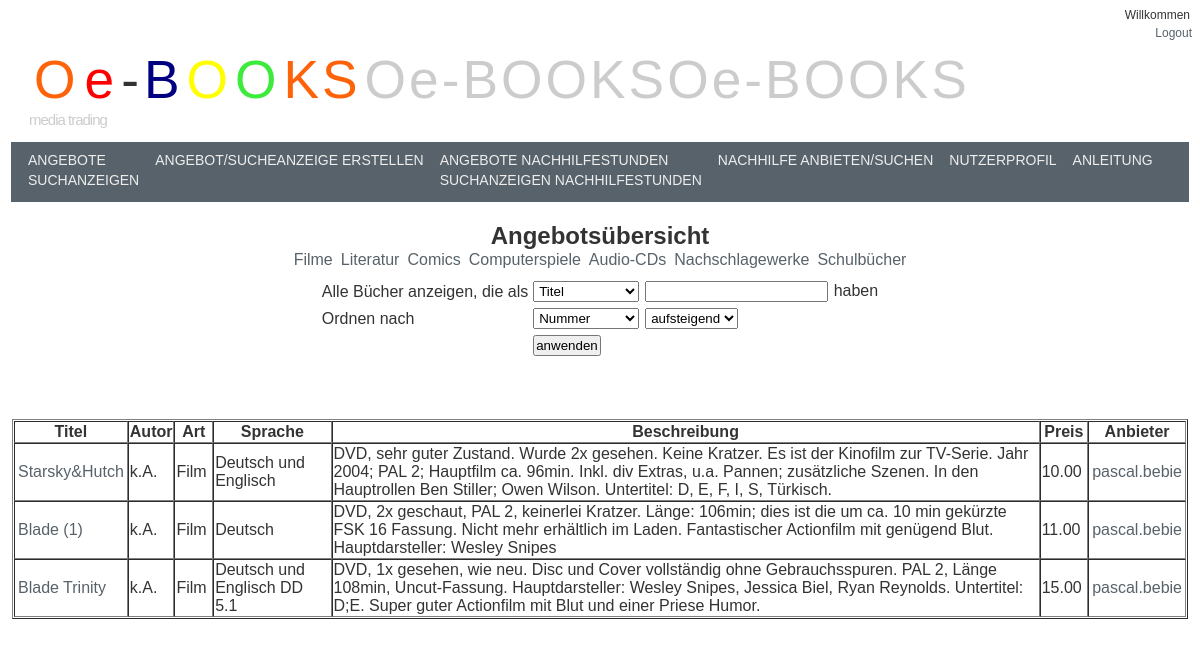
Page /Programm/nurfilm.php on the committed database.
### tables this page shows
CREATE TABLE IF NOT EXISTS `angebote` (
  `id` int(11) NOT NULL auto_increment,
  `Titel` varchar(200) default NULL,
  `Autor` varchar(300) default NULL,
  `Art` varchar(100) default NULL,
  `Sprache` varchar(150) default NULL,
  `Beschreibung` text,
  `Preis` varchar(8) default NULL,
  `Anbieter` varchar(200) default NULL,
  `suche` varchar(10) NOT NULL default 'off',
  PRIMARY KEY  (`id`)
);

### Programm/function_cookieabgleichmild.php.inc (called while the page is built, shortened)
<?
function cookieabgleichmild()
{
$user=explode(",",$_COOKIE['user']);
$sql="SELECT * FROM cookieabgleich WHERE cookienr='$user[0]'";
$result=mysql_query($sql);
$array=mysql_fetch_assoc($result);
  if($user[1]==$array['cookieinhalt'])
    {
    if($user[2]==$array['zeitstempel'])
       {
        $functionresult=true;
       }
       else
       {
        $functionresult=false;
       }
    }
    else
    {
        $functionresult=false;
    }
return $functionresult;
}

### Programm/nurfilm.php (called while the page is built, shortened)
<?
include("angebot.php");
?>

### Programm/angebot.php (the view, shortened to what this page needs)
<?
include("function_cookieabgleichmild.php.inc");
if (cookieabgleichmild())
{
if(isset($_COOKIE['user']))
  {
   $user=explode(",",$_COOKIE['user']);
   echo "<p align='right'> Willkommen <a href='nutzerprofil.php'>
   ".$user[1]."</ a><br><a href='logout.php'>Logout</a></p>";
  }
else
  {
   echo "<p align='right'> Willkommen <a href='nutzerprofil.php'>
   ".$_POST['name']."</a><br><a href='logout.php'>Logout</a></p>";
  }
?>
<!DOCTYPE HTML PUBLIC "-//W3C//DTD HTML 4.0 Transitional//EN">
<html>
<head>
<?include ("style.html.inc");?>
<div id="Scrollbereich">
<div id="Inhalt">
</head>
<body>
<center>
<div>
<h1>Angebots&uuml;bersicht</h1>
<table id="festgelegt">
<tr>
<td>
<a href='nurfilm.php'>Filme</a>
</td>
<td>
<a href='nurliteratur.php'>Literatur</a>
</td>
<td>
<a href='nurcomic.php'>Comics</a>
</td>
<td>
<a href='nurcomputerspiel.php'>Computerspiele</a>
</td>
<td>
<a href='nuraudiocd.php'>Audio-CDs</a>
</td>
<td>
<a href='nurnachschlagewerk.php'>Nachschlagewerke</a>
</td>
<td>
<a href='nurschulbuch.php'>Schulb&uuml;cher</a>
</td>
</tr>
</table>
<form action="<?php echo $_SERVER['PHP_SELF'];?>" method="POST">
<table border='0'>
<tr>
<td>Alle B&uuml;cher anzeigen, die als </td>
<td><select name="option"><option>Titel</option><option>Autor</option><option>Art</option><option>Sprache</option><option>Beschreibung</option></select>
</td>
<td> <input type="text" name="textfeld"> haben
</td>
</tr>
<tr>
<td>
Ordnen nach
</td>
 <td><select name="order"><option>Nummer</option><option>Titel</option><option>Autor</option><option>Art</option><option>Sprache</option><option>Beschreibung</option><option>Preis</option></select>
</td>
<td>
<select name="order2"><option>aufsteigend</option><option>abfallend</option></select>
</td>
</tr>
<tr>
<td></td>
<td>
<input type="submit" value="anwenden">
</td>
</tr>
</table>
</form>
<br />
<br />
<?php
       if(!empty($_POST['textfeld']))
       {if($_POST['order2']=="abfallend")
        {$sqlbefehl1="SELECT * FROM angebote WHERE suche='off' AND  ".$_POST['option']." LIKE'%". $_POST['textfeld']."%' ORDER BY ".$_POST['order']." DESC";}
        else
        {$sqlbefehl1="SELECT * FROM angebote WHERE suche='off' AND  ".$_POST['option']." LIKE'%". $_POST['textfeld']."%' ORDER BY ".$_POST['order']."";}
       }
       else
       {
        if($_POST['order2']=="aufsteigend")
       {$sqlbefehl1="SELECT * FROM angebote WHERE suche='off' ORDER BY ".$_POST['order']."";}
       else
       {$sqlbefehl1="SELECT * FROM angebote WHERE suche='off' ORDER BY ".$_POST['order']." DESC";}
       }
       $angebote=mysql_query("$sqlbefehl1");
       echo "<table id='festgelegt' border='1' cellspacing='0' max-height: 5px;>";
       echo "<tr><th>Titel</th><th>Autor</th><th>Art</th><th>Sprache</th><th>Beschreibung</th><th>Preis</th><th>Anbieter</th></tr>";
while ($row=mysql_fetch_row($angebote))
  {
   echo "<tr>";
     foreach($row as $key => $value)
     {
       if($key=='0')
       {
        $id=$value;
       }
       elseif($key=='1')
       {
        echo "<td><a href='detail.php?id=$id'>$value</a></td>";
       }
       elseif($key=='8')
       {
       }
       elseif($key==7)
       {
        echo "<td><a href='nutzerprofilfremd.php?user=$value'>$value</a></td>";
       }
       else
       {
       echo "<td>$value&nbsp;</td>";
       }
     }
  echo "</tr>";
  }
echo "<br></table>";
}
else
{
echo "Die Benutzererkennung hat sie nicht erkannt, wiederholen sie bitte den login<a href='login.html'><br>ZUM LOGIN</a>";
}
       ?>
</div>
</center>
</body>
</html>

### Programm/style.html.inc (style rules this page uses)
* { padding: 1px; margin: 1px; }
html { min-width: 1000px; max-width: 1300px; }
body { background: #fff; font-family: Verdana, Arial, Helvetica, sans-serif; font-size: 12px; line-height: 18px; color: #333333; }
a { color: #57626a; text-decoration: none; }
#Inhalt { padding: 10px 0px; }

### rows in the picture
angebote: Titel "Starsky&Hutch", Autor "k.A.", Art "Film", Sprache "Deutsch und Englisch", Beschreibung "DVD, sehr guter Zustand. Wurde 2x gesehen. Keine Kratzer. Es ist der Kinofilm zur TV-Serie. Jahr 2004; PAL 2; Hauptfilm ca. 96min. Inkl. div Extras, u.a. Pannen; zusätzliche Szenen. In den Hauptrollen Ben Stiller; Owen Wilson. Untertitel: D, E, F, I, S, Türkisch.", Preis "10.00", Anbieter "pascal.bebie"
angebote: Titel "Blade (1)", Autor "k.A.", Art "Film", Sprache "Deutsch", Beschreibung "DVD, 2x geschaut, PAL 2, keinerlei Kratzer. Länge: 106min; dies ist die um ca. 10 min gekürzte FSK 16 Fassung. Nicht mehr erhältlich im Laden. Fantastischer Actionfilm mit genügend Blut. Hauptdarsteller: Wesley Snipes", Preis "11.00", Anbieter "pascal.bebie"
angebote: Titel "Blade Trinity", Autor "k.A.", Art "Film", Sprache "Deutsch und Englisch DD 5.1", Beschreibung "DVD, 1x gesehen, wie neu. Disc und Cover vollständig ohne Gebrauchsspuren. PAL 2, Länge 108min, Uncut-Fassung. Hauptdarsteller: Wesley Snipes, Jessica Biel, Ryan Reynolds. Untertitel: D;E. Super guter Actionfilm mit Blut und einer Priese Humor.", Preis "15.00", Anbieter "pascal.bebie"
